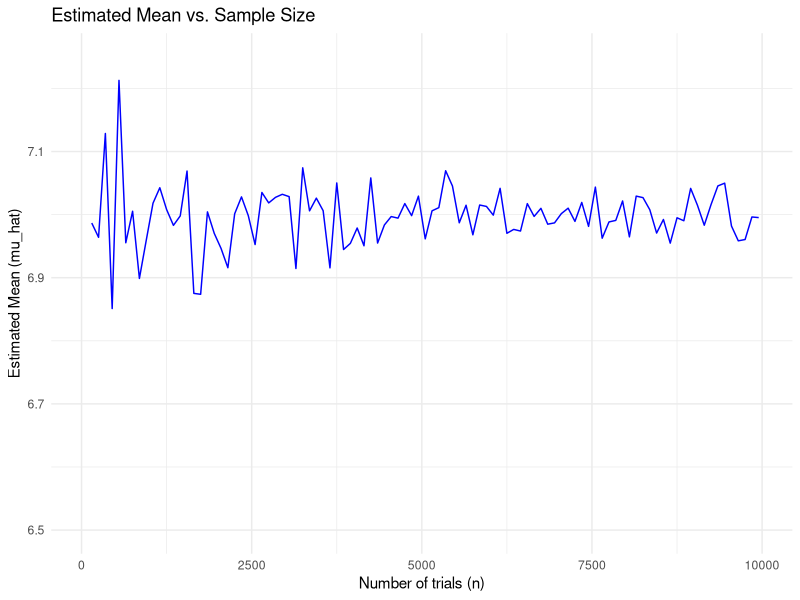
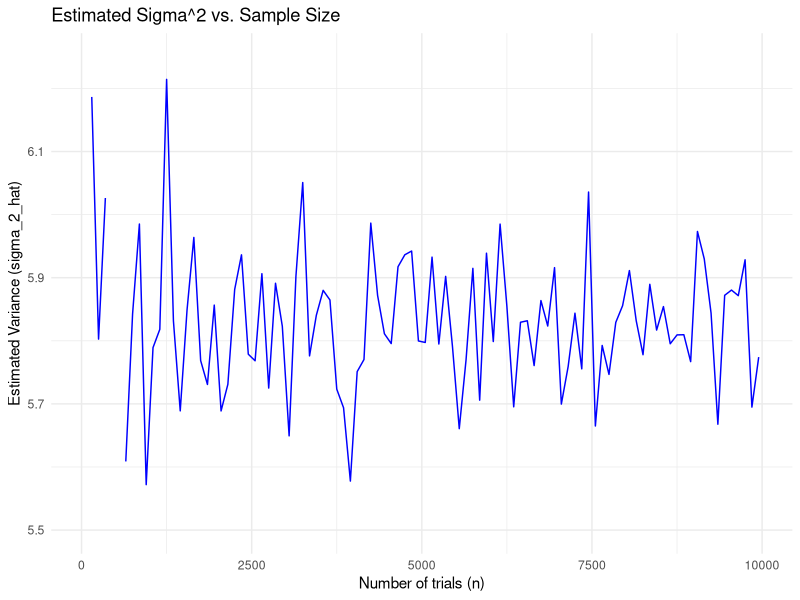

R code for these plots, in order:
## ---- chunk 1
knitr::opts_chunk$set(echo = TRUE)
library(ggplot2)
set.seed(1234)   
## ---- chunk 2
oneRoll <- sample(1:6, 1, TRUE)
oneRoll

## ---- chunk 3
firstRoll <- sample(1:6, 1, TRUE)
secondRoll <- sample(1:6, 1, TRUE)
sum(firstRoll + secondRoll)

# or 
sum_of_two <- sum(sample(1:6, 2, TRUE))
sum_of_two

## ---- chunk 4

Number_ways <- c(1,2,3,4,5,6,5,4,3,2,1)
prob <- (1/36) * Number_ways # theoretical prob
x <- 2:12
mu = sum(x * prob)
mu
sigma_2 = sum((x-mu)^2*prob)
sigma_2
## ---- chunk 5
n = 1000 #sample size
sim_data = rep(0,n)
for (i in 1:n){
	sum_of_two <- sum(sample(1:6, 2, TRUE))
	sim_data[i] = sum_of_two
}

head(sim_data)

## ---- chunk 6
n = 1000 #sample size
sim_data <- replicate(n,{
	sum_of_two <- sum(sample(1:6, 2, TRUE))
	sum_of_two
})

head(sim_data)

## ---- chunk 7
sim_table<-table(sim_data)
sim_table
x <- 2:12 # possible values
prob_est = sim_table/n
prob_est
mu_hat = sum(prob_est * x)
mu_hat
sigma_2_hat = sum( (x-mu_hat)^2*prob_est )
sigma_2_hat
## ---- chunk 8
sim_fn <- function(n=1000){
sim_data <- replicate(n,{
	sum_of_two <- sum(sample(1:6, 2, TRUE))
	sum_of_two
})

sim_table <- table(factor(sim_data, levels = x))  # Ensure all values appear (important to aviod error)

x <- 2:12 # possible values
prob_est = sim_table/n
mu_hat = sum(prob_est * x)
sigma_2_hat = sum( (x-mu_hat)^2*prob_est )

return(c(mu_hat, sigma_2_hat))
}

sim_fn(1000)

## ---- chunk 9
sim_fn(100)
sim_fn(1000)
sim_fn(10000)
## ---- chunk 10
n_values = seq(50, 10000, 100)
sim_mu = rep(0, length(n_values))
sim_sigma_2 = rep(0, length(n_values))

for (i in 1:length(n_values)){
	sim_results <- sim_fn(n_values[i]) 
	sim_mu[i] = sim_results[1]
	sim_sigma_2[i] = sim_results[2]
}

sim_data <- data.frame(n_values, sim_mu)

# mu hat plot
ggplot(sim_data, aes(x = n_values, y = sim_mu)) +
  ylim(6.5,7.25) + 
  geom_line(color = "blue") +
  labs(title = "Estimated Mean vs. Sample Size",
       x = "Number of trials (n)",
       y = "Estimated Mean (mu_hat)") +
  theme_minimal()

sim_data <- data.frame(n_values, sim_sigma_2)
# sigma^2 hat plot
ggplot(sim_data, aes(x = n_values, y = sim_sigma_2)) +
  ylim(5.5,6.25) + 
  geom_line(color = "blue") +
  labs(title = "Estimated Sigma^2 vs. Sample Size",
       x = "Number of trials (n)",
       y = "Estimated Variance (sigma_2_hat)") +
  theme_minimal()
## ---- chunk 11

sim_fn <- function(n=1000){
sim_data <- replicate(n,{
	die1 <- 3*sample(1:6, 1, TRUE)
	die2 <- 2*sample(1:6, 1, TRUE)
	die3 <- sample(1:6, 1, TRUE)
	sum_of_three <- die1 + die2 + die3
})

x <- 6:36 # possible values
sim_table <- table(factor(sim_data, levels = x))  # Ensure all values appear (important to aviod error)


prob_est = sim_table/n
mu_hat = sum(prob_est * x)
sigma_2_hat = sum( (x-mu_hat)^2*prob_est )

return(c(mu_hat, sigma_2_hat))
}

sim_fn(1000)

